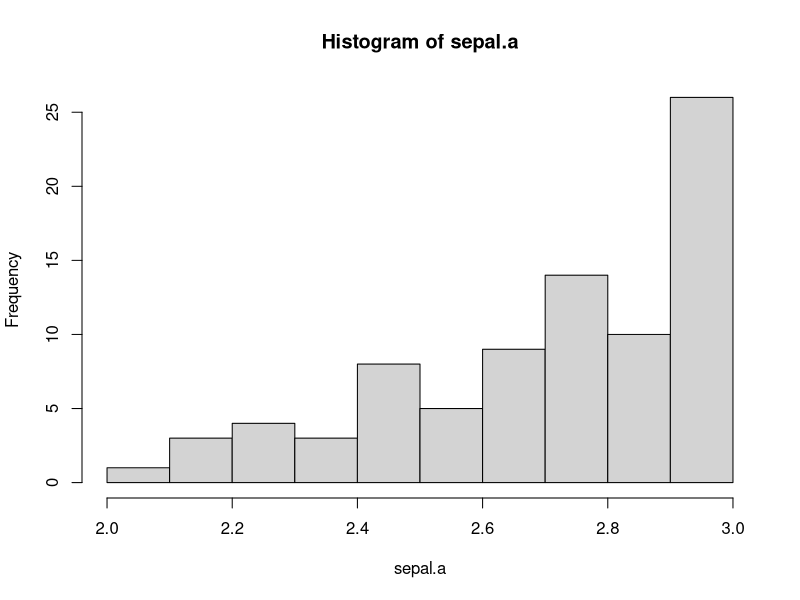

Here is the R script that generated this plot:
## ---- chunk 1
#?ncol
m<-matrix(1:10, 2,5)
m
ncol(m)
NCOL(m)

v<-1:10
v
ncol(v)
NCOL(v)
## ---- chunk 2
v <- c(8:19)
v
w <- v[1:4]
w
## ---- chunk 3
d <- c(8:20)
d
h <- d[5:9]
h
## ---- chunk 4
length(w)
## ---- chunk 5
typeof(c(3,FALSE))
typeof(c("a",1))
typeof(c(4L,2))
## ---- chunk 6
d.2<-d*2
d.2
d.2[length(d.2)]
## ---- chunk 7
a<-seq(0.6,1.9, length = 11)
a
b<-a[a>=1.1]
b
## ---- chunk 8
a[a>=1.1]<-2
a
## ---- chunk 9
l <- c(list(1,2),c(3,4))
j <- list(list(1,2),c(3,4))

str(l)
str(j)

## ---- chunk 10
unlist(l)
unlist(j)
## ---- chunk 11
my.fac <- factor(c("yes", "yes", "no", "yes", "yes", "yes"))
my.fac
table(my.fac)
## ---- chunk 12
f1 <- factor(letters)
levels(f1) <-rev(levels(f1))
f2 <- rev(factor(letters))
f3 <- factor(letters, levels=rev(letters))
f1
f2
f3
## ---- chunk 13
f <- data.frame(kids=c("Jack","Jill"),ages=c(12,11))
f
#f <- data.frame(kids=c("Jack","Jill"),ages=c(12,10,11))
#f
## ---- chunk 14
#f2 <- tibble(kids=c("Jack","Jill"),ages=c(12,10))
#f2
## ---- chunk 15
f.mat<-as.matrix(f)
f.mat
## ---- chunk 16
d1 <- data.frame(names = c("Jack", "Jill", "John"), states = c("CA", "IL", "IL"))
d2 <- data.frame(ages = c(10, 7, 12), names = c("Jill", "Jillian", "Jack"))
d1
d2
merge(d1,d2)
names(d2) <- c("ages","kids")
merge(d1,d2)

merge(d1,d2, by.x = "names", by.y = "kids")
## ---- chunk 17
a <- data.frame(NULL)
class(a)
ncol(a)
nrow(a)
## ---- chunk 18
sepal.a <- iris$Sepal.Width[iris$Sepal.Width<=3]
iris.hist<-hist(sepal.a)
iris.hist
## ---- chunk 19
d <- data.frame(gender = c("M", "M", "F", "M", "F", "F"),
        age=c(47, 59, 21, 32, 33, 24),
        income=c(55000, 88000, 32450, 76500, 123000, 45650))
d$over25 <- ifelse(d$age > 25, 1, 0)
d
d.ap<-apply(d, 2, min)
d.ap
## ---- chunk 20
wave_to_freq <- function(wave) {
  #note wavelength needs to be in meters
  freq <- (299792458/wave) #speed of light in m/s
  freq
}
wave_to_freq(0.02)

## ---- chunk 21
#x<-wave_to_freq()
#x
## ---- chunk 22
#This function convers nanometers (10^-9) to meters.
nm_to_m <- function(nm) {
  m <- nm*10^9 #Multiply nm by 10^9 to get meters
  m
}

nm_to_m(0.000000001)
## ---- chunk 23
microm_to_GHz <- function(wave) {
  freq <- (299792458/(wave*10^-6))/10^9 #speed of light / wave*micro/gighz
  freq
}
microm_to_GHz(1000) #1cm wavelength ~ 300ghz check
microm_to_GHz(30000)
## ---- chunk 24
x <- rnorm(40)

for (n in x[1:10]){
  print(n^2)}
## ---- chunk 25
i <- 2
while (i <= 29) # Will keep looping as long as this is TRUE
  {
  print(i)
  i <- i+2
  }
## ---- chunk 26
i <- 100
while (i <= 190) # Will keep looping as long as this is TRUE
  {
  print(i)
  i <- i+10
  }
## ---- chunk 27
mat = matrix(rnorm(100), 10, 10)

## ---- chunk 28
# set.seed(42);
# m=10; n=10;
# mymat<-replicate(m, rnorm(n)) # create matrix of normal random numbers
# mydframe=data.frame(mymat)    # transform into data frame
# for (i in 1:m) {
#   for (j in 1:n) {
#     mydframe[i,j]<-mydframe[i,j] + 10*sin(0.75*pi)
#     print(mydframe)
#   }
# }
# 
# #versus
# 
# set.seed(42);
# m=10; n=10;
# mymat2<-replicate(m, rnorm(n)) 
# mydframe2=data.frame(mymat2)
# mydframe2<-mydframe2 + 10*sin(0.75*pi)
## ---- chunk 29
coevar <- function(x){
  return(sd(x)/mean(x))
}
mtcars.cov <- lapply(mtcars, coevar)
mtcars.cov
## ---- chunk 30
scale01 <- function (x) {
  rng <-range(x, na.rm=TRUE)
  (x-rng[1] / rng[2] - rng[1])
}
sc <- data.frame(x = 1:4, y = 5:8)

lapply(sc, scale01) #works for numeric



## ---- chunk 31
formulas <- list(
  mpg ~ disp, 
  mpg ~ I(1 / disp), 
  mpg ~ disp + wt,
  mpg ~ I(1 / disp) + wt
)


